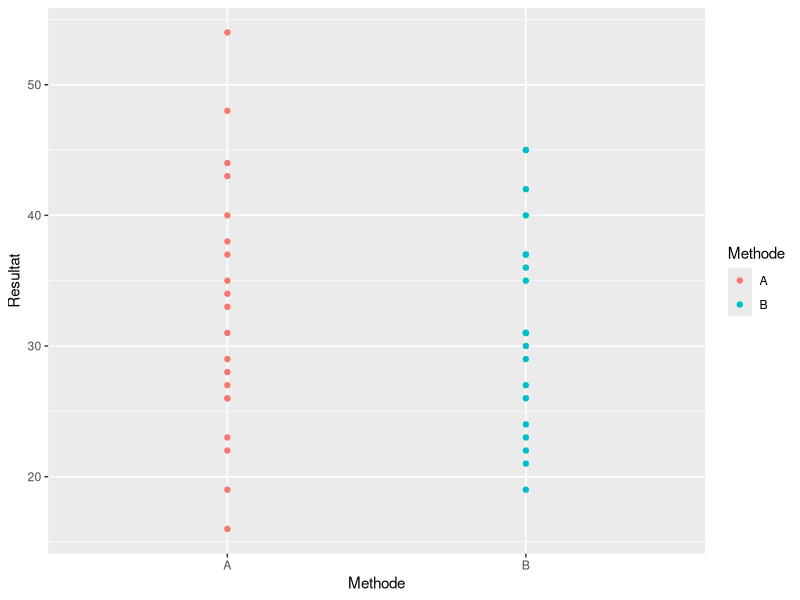
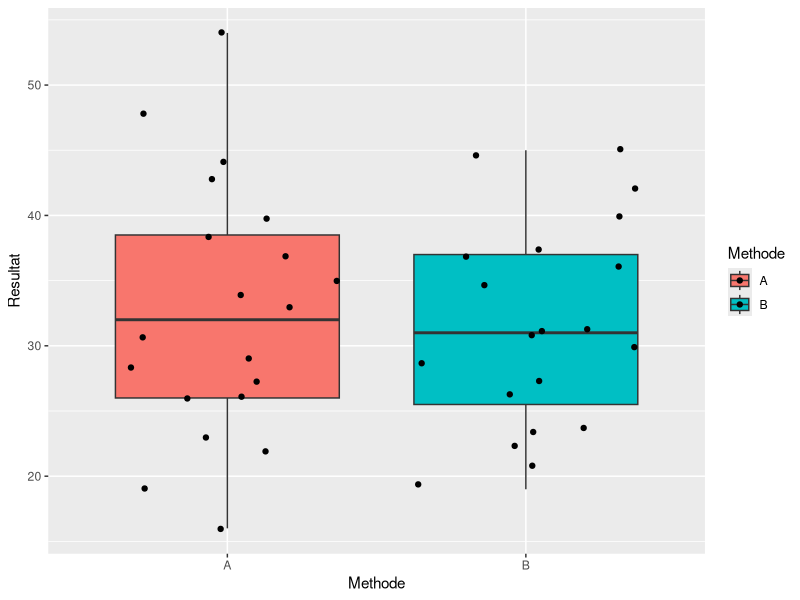
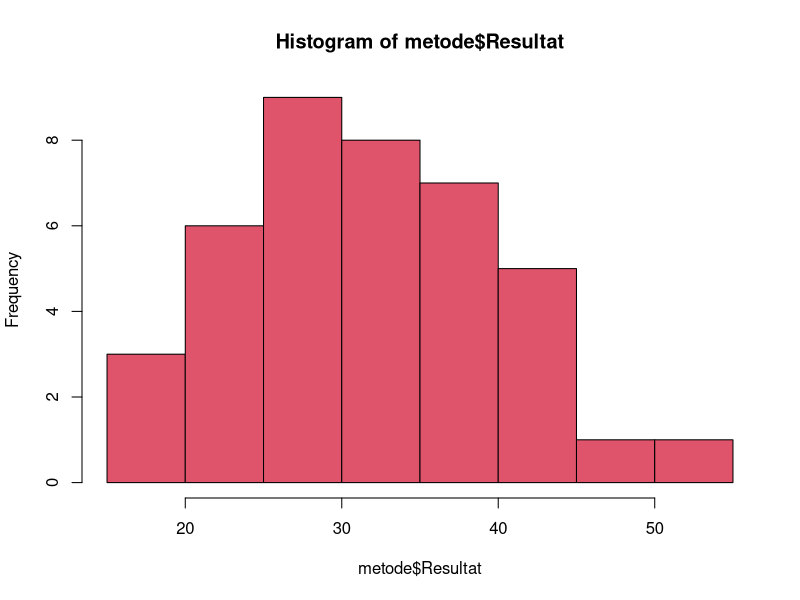
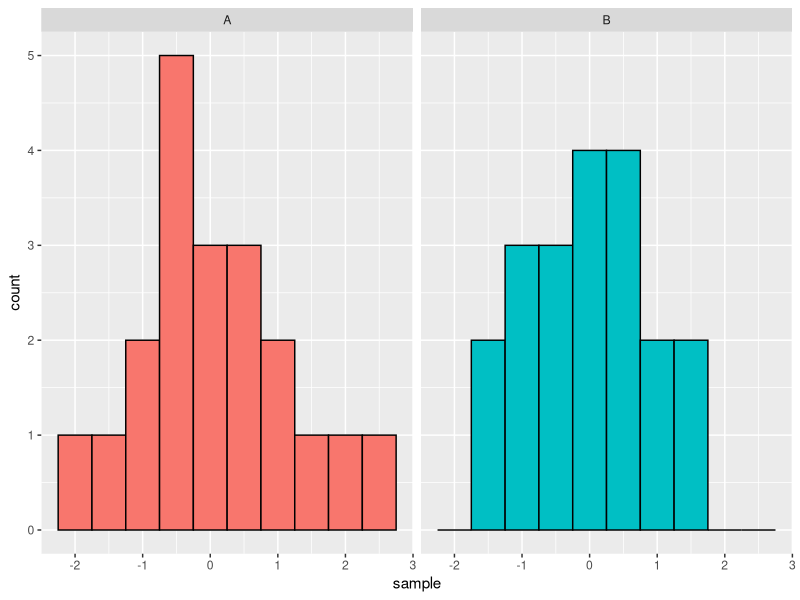
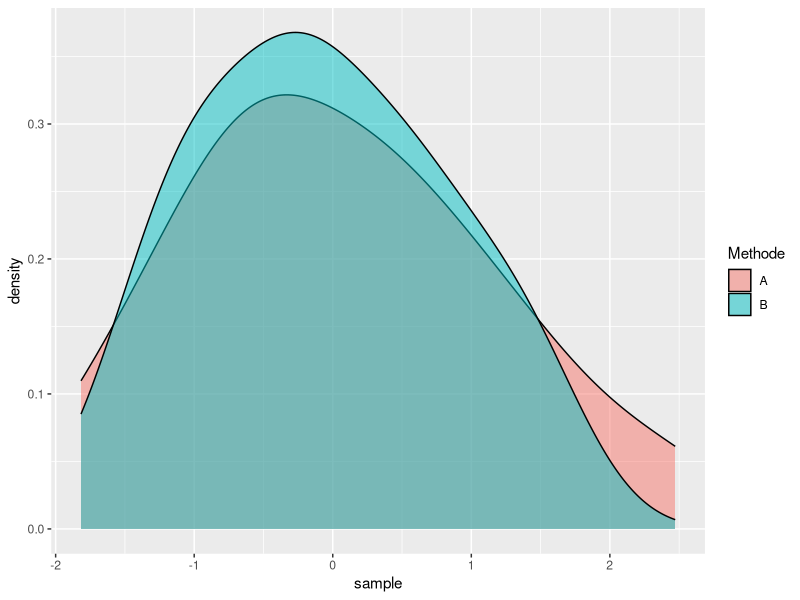
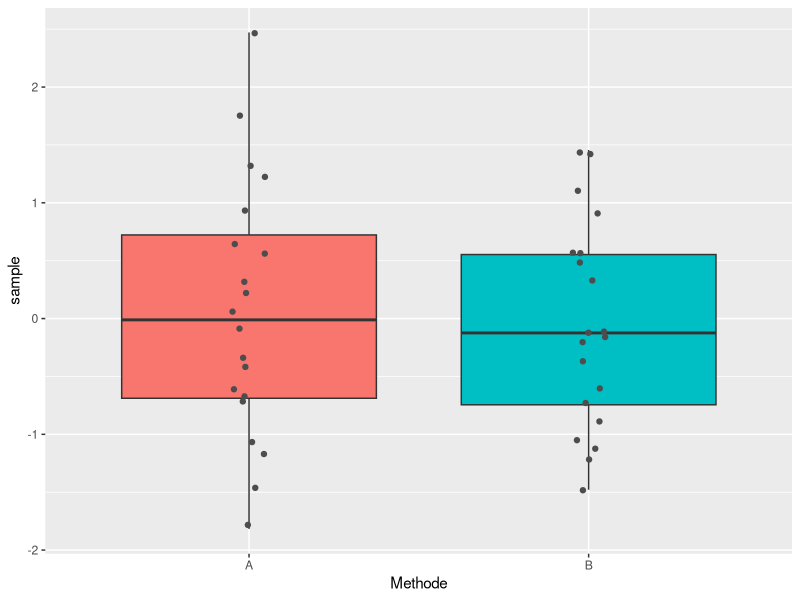
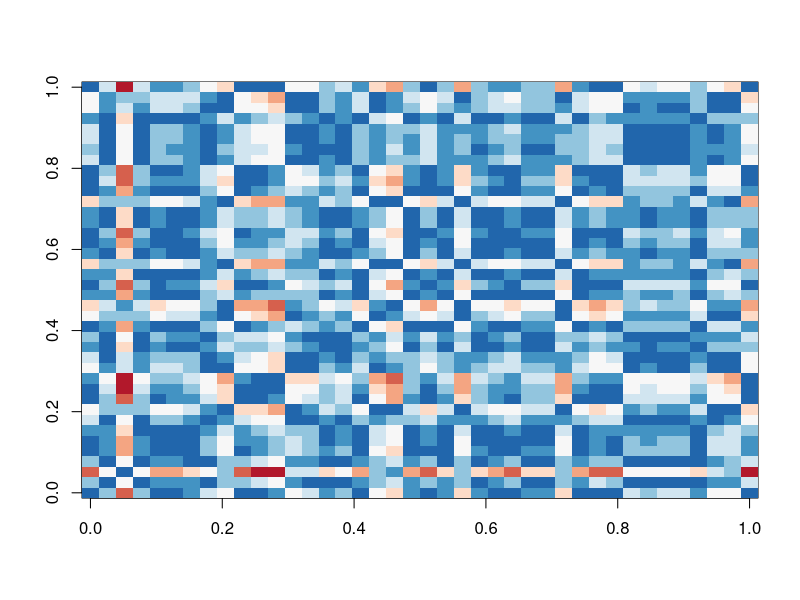
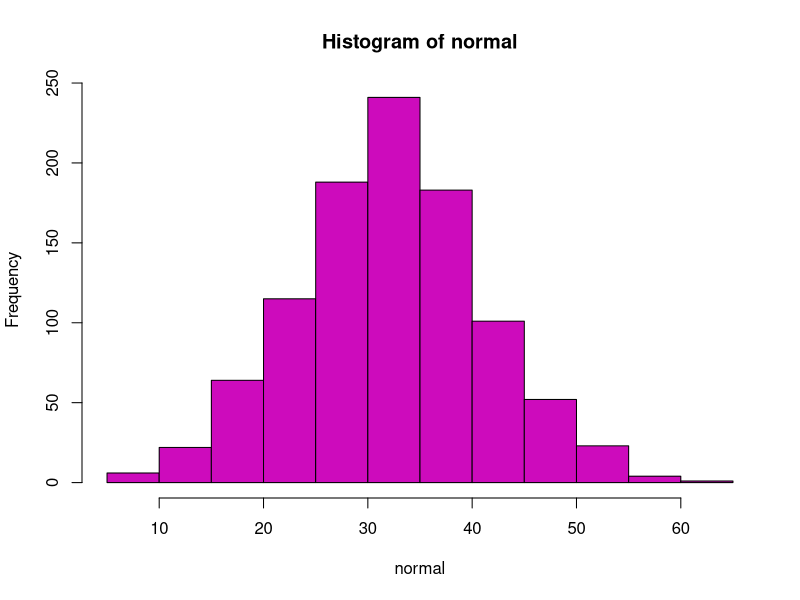

R code for these plots, in order: (Note: this script raises an error after producing the figures.)
## ---- chunk 1
knitr::opts_chunk$set(echo = TRUE)
## ---- chunk 2
library(tidyverse)

## ---- chunk 3
metode <- read.csv("data/ttest2a.csv", dec=",")
glimpse(metode)
## ---- chunk 4
mean(metode$Resultat)
sd(metode$Resultat)

## ---- chunk 5
qplot(Methode, Resultat, color = Methode, data = metode)

## ---- chunk 6
qplot(Methode, Resultat, fill = Methode, geom = c("boxplot", "jitter"), 
      data = metode) # facets = Resultat ~ Methode, 
## ---- chunk 7
hist(metode$Resultat, col = 2)

## ---- chunk 8
metode %>% 
  mutate(sample = scale(Resultat)) %>% 
  ggplot(aes(sample, fill = Methode)) +
  geom_histogram(binwidth = 0.5, color = "black") +
  facet_wrap(~ Methode) +
  theme(legend.position = "none")

## ---- chunk 9
metode %>% 
  mutate(sample = scale(Resultat)) %>% 
  ggplot(aes(sample, fill = Methode)) + 
  geom_density(alpha = 0.5)

## ---- chunk 10
metode %>% 
  mutate(sample = scale(Resultat)) %>% 
  ggplot(aes(Methode, sample, fill = Methode)) + 
  geom_boxplot() +
  # geom_tile(stat = "identity") +
  geom_jitter(width = 0.05, color = "grey30") +
  theme(legend.position = "none")

## ---- chunk 11
x <- metode[,2] %>% as.matrix()
d <- dist(x)
image(as.matrix(d), col = rev(RColorBrewer::brewer.pal(9, "RdBu")))

## ---- chunk 12
set.seed(123)
normal <- rnorm(n = 1000, mean = 32, sd = 9)
hist(normal, breaks = 10, col = 6)

## ---- chunk 13
as.data.frame(normal) %>% 
  mutate(sample = scale(normal)) %>% 
  ggplot(aes(sample)) + 
  geom_density(fill = "magenta", alpha = 0.5) +
  theme(legend.position = "none")

## ---- chunk 14
as.data.frame(normal) %>% 
  mutate(sample = scale(normal)) %>% 
  ggplot(aes(y = sample)) + 
  geom_boxplot(fill = "magenta", alpha = 0.5) +
  theme(legend.position = "none")

## ---- chunk 15
# install.packages("psych)
library(psych)
describe(normal)

## ---- chunk 16
t.test(metode$Resultat, normal)

## ---- chunk 17
qqnorm(Resultat)
qqline(normal, distribution = qnorm, probs = c(0.25, 0.75), qtype = 7, col = 2, lty = 1)

## ---- chunk 18
params <- metode %>%
  summarize(mean = mean(Resultat), sd = sd(Resultat))

metode %>% group_by(Methode) %>%
  ggplot(aes(sample = scale(Resultat))) + 
  geom_qq(distribution = qnorm, line.p = c(0.25, 0.75)) +
  geom_abline(color = "red")

metode %>% group_by(Methode) %>%
  ggplot(aes(sample = (Resultat))) + 
  geom_qq(dparams = params) +
  geom_abline(color = "red")

## ---- chunk 19
shapiro.test(metode$Resultat)
shapiro.test(normal)

## ---- chunk 20
model <- lm(Resultat ~ Methode, data = metode)
summary(model)
## ---- chunk 21
set.seed(2)
y <- rchisq(384, df = 2)
hist(y)

## ---- chunk 22
## Q-Q plot for Chi^2 data against true theoretical distribution:
qqplot(qchisq(ppoints(384), df = 2), y,
       main = expression("Q-Q plot for" ~~ {chi^2}[nu == 2]))
qqline(y, distribution = function(p) qchisq(p, df = 2),
       probs = c(0.1, 0.6), col = 2)
mtext("qqline(*, dist = qchisq(., df=2), prob = c(0.1, 0.6))")

## (Note that the above uses ppoints() with a = 1/2, giving the
## probability points for quantile type 5: so theoretically, using
## qqline(qtype = 5) might be preferable.) 

## ---- chunk 23
set.seed(123)
# Simulating indicator variables is completed using the rbinom function. Here, we simulate 5 values of heads with a probability of 1/2 of getting a head on each flip
bnom <- rbinom(n = 40, size = 1, prob = 0.5)
hist(bnom, breaks = 10)

## ---- chunk 24
library(psych)
describe(bnom)

## ---- chunk 25
set.seed(123)
# Here in addition to the number of values to simulate, we just need the parameter for the mean (called lambda).
pois <- rpois(n = 40, lambda = 32)
hist(pois, breaks = 10)

## ---- chunk 26
library(psych)
describe(pois)

## ---- chunk 27
set.seed(1)
x <- rgamma(n = 40, shape = 3, scale = 2)
# And verifying the mean equal to 6 (shape*scale):
mean(x)

## ---- chunk 28
set.seed(1)
x <- rgamma(n = 40, shape = 3, rate = 0.5)
# Or verifying the mean equal to 6 (shape*1/rate):
mean(x)

